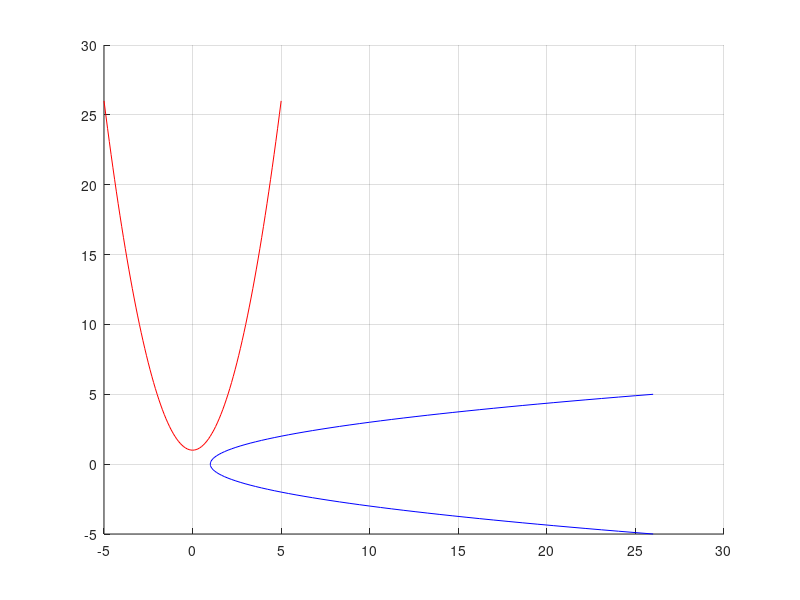
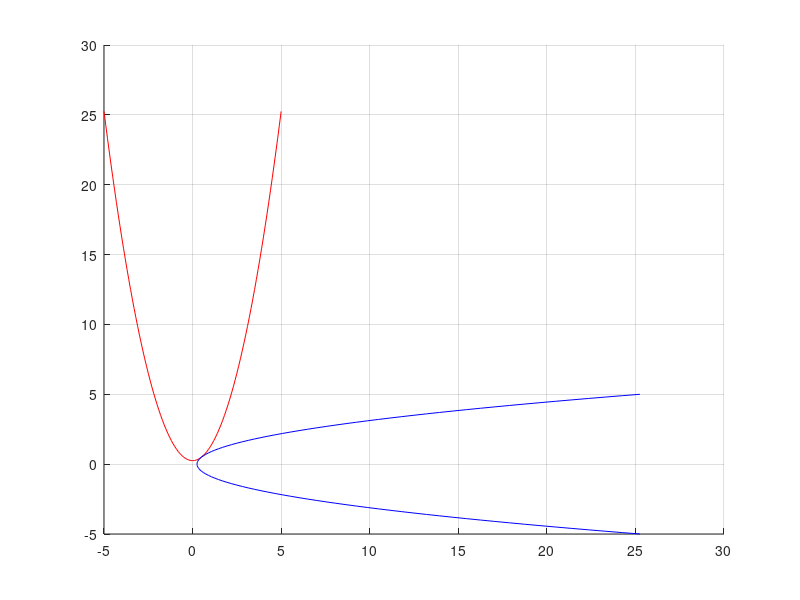
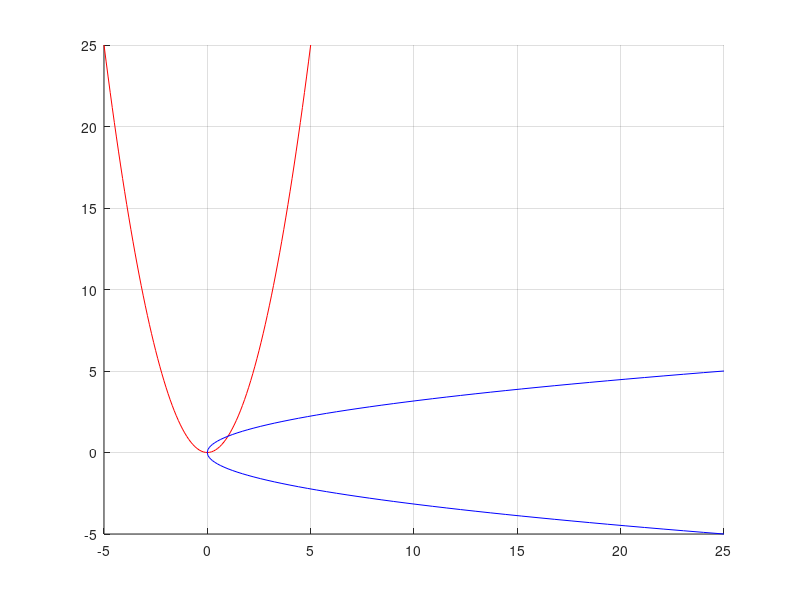
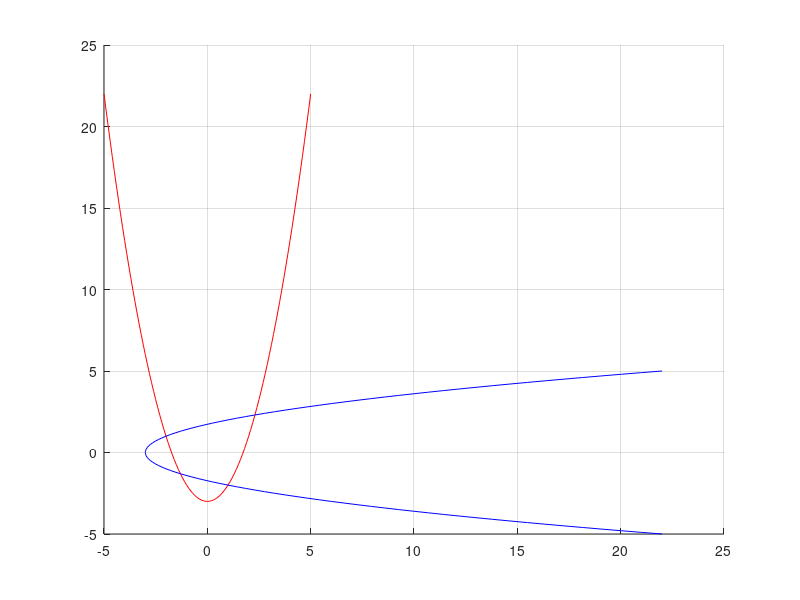

Here is the MATLAB script that generated these plots, in order:
%
% Aufgabe a
%
% F1 = x1^2 - x2 + a = 0
% F2 = -x1 + x2^2 + a = 0
%
% mit a = 1
% > F1 = x1^2 - x2 + 1 = 0
% > F2 = -x1 + x2^2 + 1 = 0
%
% Für Plot: x2 = x1^2 + 1
%           x1 = x2^2 + 1
x1 = [-5:0.1:5];
x2 = [-5:0.1:5];
a=1;
F1 = x1.^2 + a;
F2 = x2.^2 + a;

hold on
grid on
figure(1)
plot(x1,F1,'red')
plot(F2,x2,'blue')
% Keine Lösungen für Schnittstellen bei dieser Ausgangslage
%%%%%%%%%%%%%%%%%%%%%%%%%%%%%%%%%%%%%%%%%%%%%%%%%%%%%%%%%%%%%
%
% Aufgabe b
%
%
a = 0.25;

x1 = [-5:0.1:5];
x2 = [-5:0.1:5];
F1 = x1.^2 + a;
F2 = x2.^2 + a;

figure(2)
hold on
grid on
plot(x1,F1,'red')
plot(F2,x2,'blue')

a = 0;

x1 = [-5:0.1:5];
x2 = [-5:0.1:5];
F1 = x1.^2 + a;
F2 = x2.^2 + a;

figure(3)
hold on
grid on
plot(x1,F1,'red')
plot(F2,x2,'blue')

a = -3;

x1 = [-5:0.1:5];
x2 = [-5:0.1:5];
F1 = x1.^2 + a;
F2 = x2.^2 + a;

figure(4)
hold on
grid on
plot(x1,F1,'red')
plot(F2,x2,'blue')
%%%%%%%%%%%%%%%%%%%%%%%%%%%%%%%%%%%%%%%%%%%%%%%%%
%
% Aufgabe c
%
%
% F1 nach x1: 2*x1
% F1 nach x2: -1
% F2 nach x1: -1
% F2 nach x2: 2*x2
%
xschlange = [0;0];
a = 0.25;

for(n=1:15),
    F(1,1) = xschlange(1)^2 - xschlange(2) + a;
    F(2,1) = -xschlange(1) + xschlange(2)^2 + a;
    jacobi(1,1) = 2*xschlange(1);
    jacobi(1,2) = -1;
    jacobi(2,1) = -1;
    jacobi(2,2) = 2*xschlange(2);
    F = -F;
    jacobi = jacobi^(-1);
    delta_x = jacobi * F;
    all_delta(1,n) = delta_x(1);
    all_delta(2,n) = delta_x(2);
    xschlange = delta_x + xschlange
    xplot(1,n) = xschlange(1);
    xplot(2,n) = xschlange(2);
end